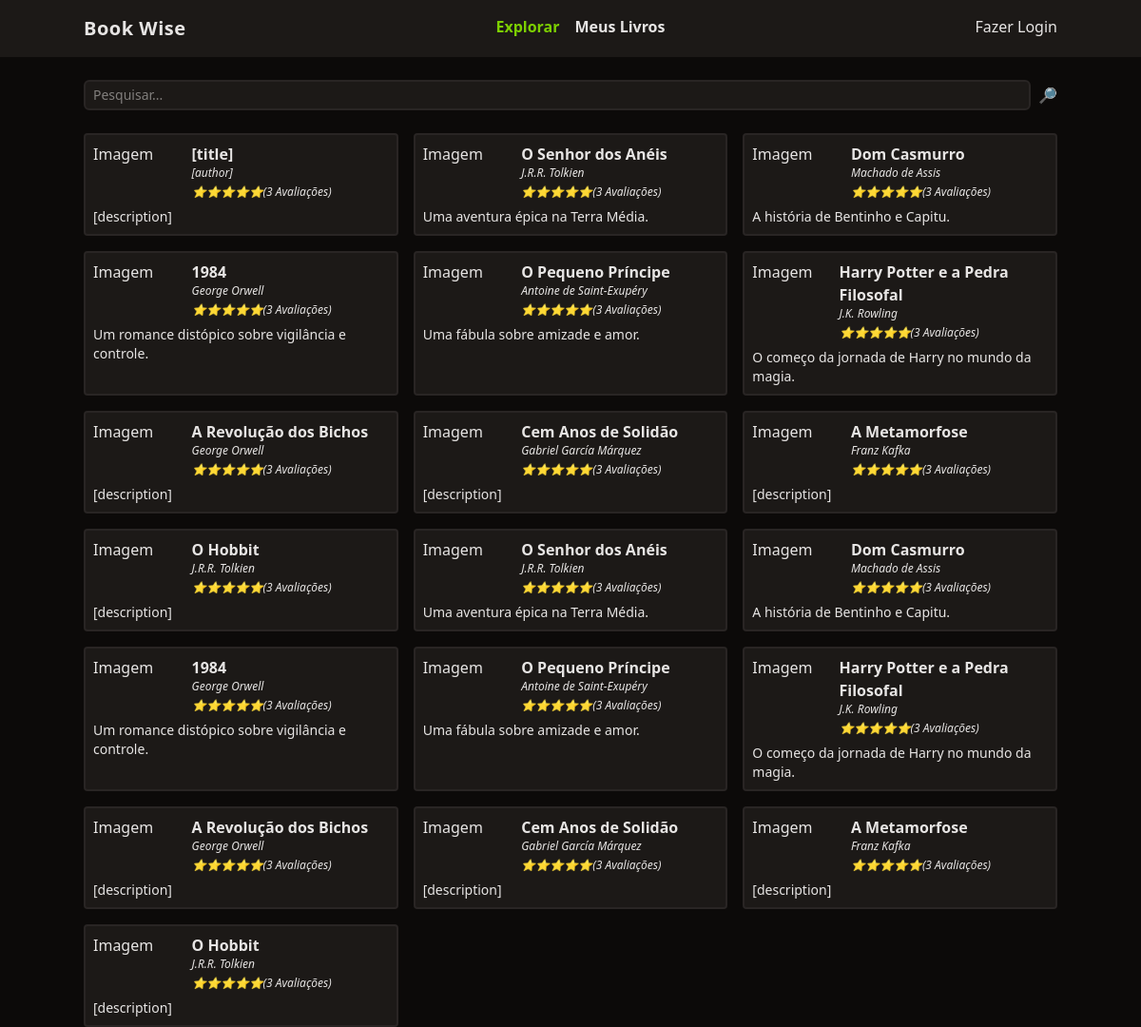
The page / on the database its author committed.
### tables this page shows
CREATE TABLE books(
	id integer primary key,
  title varchar(255),
  author varchar(100),
  "description" text,
  released_year int,
  user_id int,
  foreign key(user_id) references users(id)
);

### functions.php (called while the page is built, shortened)
<?php
function view($view, $data = [])
{
    require 'views/template/app.php';
}
function auth()
{
    if (!isset($_SESSION['auth'])) {
        return null;
    }
    return $_SESSION['auth'];
}

### controller/index.controller.php (called while the page is built)
<?php
$searchparam = $_REQUEST['searchparam'] ?? '';
$books = $database->query(
    query: "select * from books where title like :search",
    class: Book::class,
    params: ['search' => "%$searchparam%"]
)->fetchAll();
view('index', compact('books'));

### routes.php (called while the page is built, shortened)
<?php
function loadController($database)
{
    $controller  =  str_replace('/', '', parse_url($_SERVER['REQUEST_URI'])['path']);
    if (!$controller) $controller = 'index';
    require "controller/{$controller}.controller.php";
}
loadController($database);

### index.php (called while the page is built, shortened)
<?php
require 'functions.php';
$config = require 'config.php';
require 'Database.php';
require 'routes.php';

### Database.php (called while the page is built, shortened)
<?php
class Database
{
    private $db;
    public function __construct($config)
    {
        $conection = $config['driver'] . ':' . $config['database'];
        $this->db = new PDO($conection);
    }
    public function query($query, $class = null,  $params = [])
    {
        $prepare = $this->db->prepare($query);
        if ($class) {
            $prepare->setFetchMode(PDO::FETCH_CLASS, $class);
        }
        $prepare->execute($params);
        return $prepare;
    }
}

### views/index.view.php (the view)
<form class="w-full flex space-x-2 mt-6">
    <input
        type="text"
        class="border-stone-800 border-2 rounded-md bg-stone-900 text-sm focus:outline-none px-2 py-1 w-full"
        placeholder="Pesquisar..."
        name="searchparam">
    <button type="submit">🔎</button>
</form>
<section class="grid gap-4 grid-cols-1 md:grid-cols-2 lg:grid-cols-3">
    <?php foreach ($books as $book): ?>
        <div class="p-2 rounded border-stone-800 border-2 bg-stone-900">
            <div class="flex">
                <div class="w-1/3">Imagem</div>
                <div class="space-y-1">
                    <a href="/livro?id=<?= $book->id ?>" class="font-semibold hover:underline"><?= $book->title ?></a>
                    <div class="text-xs italic"><?= $book->author ?></div>
                    <div class="text-xs italic">⭐⭐⭐⭐⭐(3 Avaliações)</div>
                </div>
            </div>
            <div class="text-sm mt-2"><?= $book->description ?></div>
        </div>
    <?php endforeach; ?>
</section>

### views/template/app.php (shortened to what this page needs)
<!DOCTYPE html>
<html lang="en">
<head>
    <script src="https://cdn.jsdelivr.net/npm/@tailwindcss/browser@4"></script>
</head>
<body class="bg-stone-950 text-stone-200">
    <header class="bg-stone-900">
        <nav class="mx-auto max-w-screen-lg flex justify-between py-4">
            <div class="font-bold text-xl tracking-wide">Book Wise</div>
            <ul class="flex space-x-4 font-bold">
                <li><a href="/" class="text-lime-500">Explorar</a></li>
                <li><a href="/meus-livros" class="hover:underline">Meus Livros</a></li>
            </ul>
            <ul>
                <?php if (auth()): ?>
                    <li><a href="/logout">Oi, <?= auth()->name ?></a></li>
                <?php else: ?>
                    <li><a href="/login">Fazer Login</a></li>
                <?php endif; ?>
            </ul>
        </nav>
    </header>
    <main class="mx-auto max-w-screen-lg space-y-6">
        <?php require "views/{$view}.view.php" ?>
    </main>
</body>
</html>

### rows shown on the page
books: title "[title]", author "[author]", description "[description]"
books: title "O Senhor dos Anéis", author "J.R.R. Tolkien", description "Uma aventura épica na Terra Média."
books: title "Dom Casmurro", author "Machado de Assis", description "A história de Bentinho e Capitu."
books: title "1984", author "George Orwell", description "Um romance distópico sobre vigilância e controle."
books: title "O Pequeno Príncipe", author "Antoine de Saint-Exupéry", description "Uma fábula sobre amizade e amor."
books: title "Harry Potter e a Pedra Filosofal", author "J.K. Rowling", description "O começo da jornada de Harry no mundo da magia."
books: title "A Revolução dos Bichos", author "George Orwell", description "[description]"
books: title "Cem Anos de Solidão", author "Gabriel García Márquez", description "[description]"
books: title "A Metamorfose", author "Franz Kafka", description "[description]"
books: title "O Hobbit", author "J.R.R. Tolkien", description "[description]"
books: title "O Senhor dos Anéis", author "J.R.R. Tolkien", description "Uma aventura épica na Terra Média."
books: title "Dom Casmurro", author "Machado de Assis", description "A história de Bentinho e Capitu."
books: title "1984", author "George Orwell", description "Um romance distópico sobre vigilância e controle."
books: title "O Pequeno Príncipe", author "Antoine de Saint-Exupéry", description "Uma fábula sobre amizade e amor."
books: title "Harry Potter e a Pedra Filosofal", author "J.K. Rowling", description "O começo da jornada de Harry no mundo da magia."
books: title "A Revolução dos Bichos", author "George Orwell", description "[description]"
books: title "Cem Anos de Solidão", author "Gabriel García Márquez", description "[description]"
books: title "A Metamorfose", author "Franz Kafka", description "[description]"
books: title "O Hobbit", author "J.R.R. Tolkien", description "[description]"
